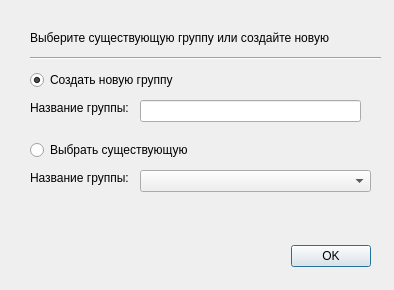
<?xml version="1.0" encoding="UTF-8"?>
<ui version="4.0">
 <class>Dialog</class>
 <widget class="QDialog" name="Dialog">
  <property name="geometry">
   <rect>
    <x>0</x>
    <y>0</y>
    <width>394</width>
    <height>290</height>
   </rect>
  </property>
  <property name="windowTitle">
   <string>Dialog</string>
  </property>
  <widget class="QDialogButtonBox" name="buttonBox">
   <property name="geometry">
    <rect>
     <x>30</x>
     <y>240</y>
     <width>341</width>
     <height>32</height>
    </rect>
   </property>
   <property name="orientation">
    <enum>Qt::Horizontal</enum>
   </property>
   <property name="standardButtons">
    <set>QDialogButtonBox::Ok</set>
   </property>
   <property name="centerButtons">
    <bool>false</bool>
   </property>
  </widget>
  <widget class="QRadioButton" name="newGroupRadioButton">
   <property name="geometry">
    <rect>
     <x>30</x>
     <y>70</y>
     <width>151</width>
     <height>20</height>
    </rect>
   </property>
   <property name="text">
    <string>Создать новую группу</string>
   </property>
   <property name="checked">
    <bool>true</bool>
   </property>
  </widget>
  <widget class="QRadioButton" name="selectGroupRadioButton">
   <property name="geometry">
    <rect>
     <x>30</x>
     <y>140</y>
     <width>181</width>
     <height>20</height>
    </rect>
   </property>
   <property name="text">
    <string>Выбрать существующую</string>
   </property>
  </widget>
  <widget class="QLabel" name="label">
   <property name="geometry">
    <rect>
     <x>30</x>
     <y>30</y>
     <width>321</width>
     <height>16</height>
    </rect>
   </property>
   <property name="text">
    <string>Выберите существующую группу или создайте новую</string>
   </property>
  </widget>
  <widget class="QComboBox" name="existingExpertGroupNamesComboBox">
   <property name="geometry">
    <rect>
     <x>140</x>
     <y>170</y>
     <width>231</width>
     <height>22</height>
    </rect>
   </property>
   <property name="editable">
    <bool>false</bool>
   </property>
  </widget>
  <widget class="QLineEdit" name="expertGroupNameLineEdit">
   <property name="geometry">
    <rect>
     <x>140</x>
     <y>100</y>
     <width>221</width>
     <height>22</height>
    </rect>
   </property>
  </widget>
  <widget class="QLabel" name="label_2">
   <property name="geometry">
    <rect>
     <x>30</x>
     <y>100</y>
     <width>101</width>
     <height>16</height>
    </rect>
   </property>
   <property name="text">
    <string>Название группы:</string>
   </property>
  </widget>
  <widget class="QLabel" name="label_3">
   <property name="geometry">
    <rect>
     <x>30</x>
     <y>170</y>
     <width>101</width>
     <height>16</height>
    </rect>
   </property>
   <property name="text">
    <string>Название группы:</string>
   </property>
  </widget>
  <widget class="Line" name="line">
   <property name="geometry">
    <rect>
     <x>30</x>
     <y>50</y>
     <width>351</width>
     <height>16</height>
    </rect>
   </property>
   <property name="orientation">
    <enum>Qt::Horizontal</enum>
   </property>
  </widget>
 </widget>
 <resources/>
 <connections>
  <connection>
   <sender>buttonBox</sender>
   <signal>accepted()</signal>
   <receiver>Dialog</receiver>
   <slot>accept()</slot>
   <hints>
    <hint type="sourcelabel">
     <x>248</x>
     <y>254</y>
    </hint>
    <hint type="destinationlabel">
     <x>157</x>
     <y>274</y>
    </hint>
   </hints>
  </connection>
  <connection>
   <sender>buttonBox</sender>
   <signal>rejected()</signal>
   <receiver>Dialog</receiver>
   <slot>reject()</slot>
   <hints>
    <hint type="sourcelabel">
     <x>316</x>
     <y>260</y>
    </hint>
    <hint type="destinationlabel">
     <x>286</x>
     <y>274</y>
    </hint>
   </hints>
  </connection>
 </connections>
</ui>
